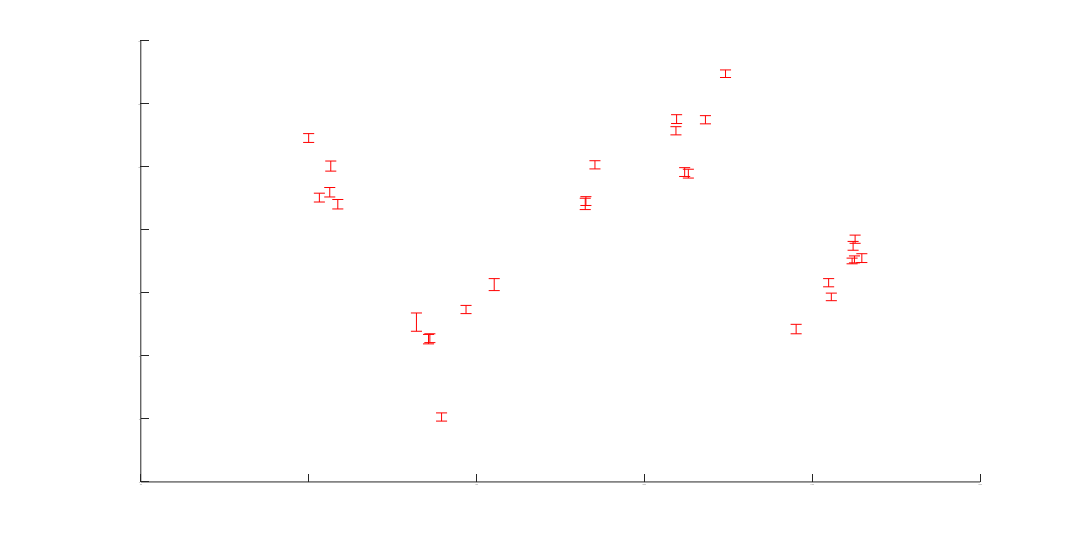

MATLAB code to generate this figure: (Note: this script raises an error after producing the figure.)
% Xinyi Guo, Marion Dierickx, Philip Mocz
% April 2013
% plot extended RV data
clear all
close all
clc
format long
rng(8)

%%
rv_data = load('data/HD159868_ext.txt');

t = rv_data( :, 1);
t = t - min(t);
tmin_axis = -400;0;
tt = linspace(tmin_axis,max(t)*1.1,1000);
rv_data( :, 1) = t;
sigma = rv_data( : ,3);

fig_hdl = figure(5);
set(fig_hdl,'Position',[100 100 1200 600]);
set(fig_hdl,'PaperPosition',[100 100 1200 600]);
errorbar(t(t<1700),rv_data((t<1700),2)',sigma(t<1700),'r.','linewidth',1,'markersize',16)
hold on
errorbar(t(t>1700),rv_data((t>1700),2)',sigma(t>1700),'m.','linewidth',1,'markersize',16)
%plot(tt,rv,'b','linewidth',2)
%hold off
axis( [tmin_axis max(t)*1.1 min(rv_data(:,2))-5 max(rv_data(:,2))+35] )
xlabel('time (d)','interpreter','latex','fontsize',12)
ylabel('radial velocity (m s$^{-1}$)','interpreter','latex','fontsize',12)
title('Extended Data and MAP model obtained through old data','interpreter','latex','fontsize',14)

N_planets_data = 2;
N_planets_model = 2;

if N_planets_model == 1
    K_MAP = [ 43.09 ];
    w_MAP = [ 4.849 ];
    e_MAP = [ 0.6985 ];
    P_MAP = [ 981.85 ];
    chi_MAP = [ 0.683 ];
    V_MAP =   0.851;
end

if N_planets_model == 2
    K_MAP = [  39.953262948547476  23.664635014227457];
    w_MAP = [   2.621801334796591   4.676768877623713];
    e_MAP = [   0.096568795218105   0.037592416464826];
    P_MAP = [   1169.371061923345   354.233854902685];
    chi_MAP = [   0.175125658297301   0.149718855846739];
    V_MAP =   6.283733996508242;
end

rv_MAP = rv_model( V_MAP, K_MAP, w_MAP, e_MAP, P_MAP, chi_MAP, tt );
plot(tt,rv_MAP,'b-','linewidth',2)
%line([1700 1700], [min(rv_data(:,2))-5 max(rv_data(:,2))+25], 'LineStyle', '--' )
legend('old data', 'extended Data', 'MAP model from old data')

hold off
